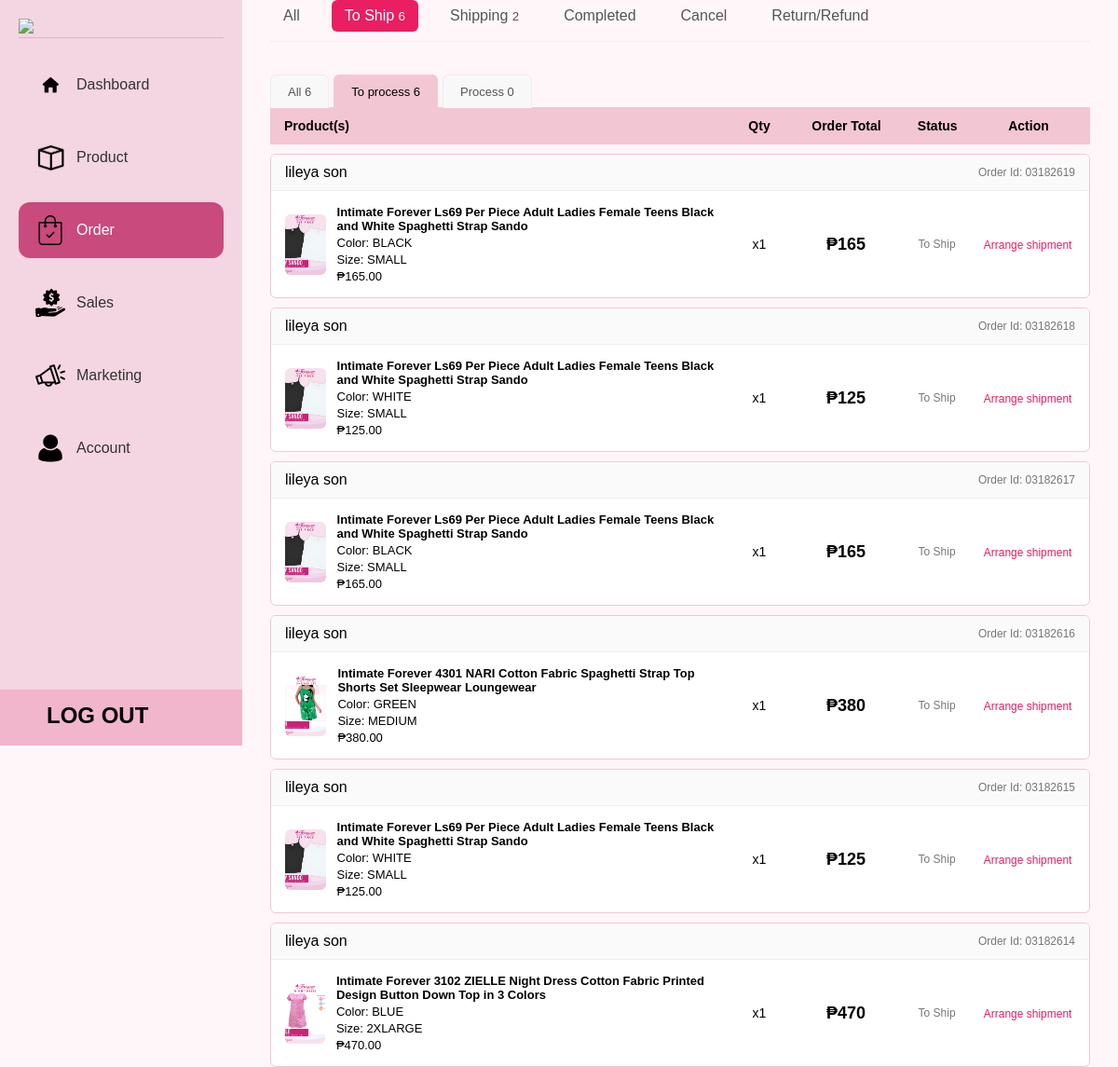
The page /ADMIN/HTML/to-ship-process.php (signed in) on the database its author committed.
### tables this page shows
CREATE TABLE `orders` (
  `id` int(11) NOT NULL,
  `order_code` varchar(20) DEFAULT NULL,
  `first_name` varchar(100) DEFAULT NULL,
  `last_name` varchar(100) DEFAULT NULL,
  `email` varchar(100) DEFAULT NULL,
  `phone` varchar(20) DEFAULT NULL,
  `province` varchar(100) DEFAULT NULL,
  `city` varchar(100) DEFAULT NULL,
  `barangay` varchar(100) DEFAULT NULL,
  `postal` varchar(10) DEFAULT NULL,
  `full_address` text DEFAULT NULL,
  `payment_method` varchar(50) DEFAULT NULL,
  `delivery_method` varchar(50) DEFAULT NULL,
  `subtotal` decimal(10,2) DEFAULT NULL,
  `delivery_fee` decimal(10,2) DEFAULT NULL,
  `total` decimal(10,2) DEFAULT NULL,
  `created_at` datetime DEFAULT current_timestamp(),
  `status` varchar(50) DEFAULT 'To Ship',
  `postal_code` varchar(20) DEFAULT NULL,
  `profile_img` varchar(255) DEFAULT NULL,
  `coupon` decimal(10,2) DEFAULT 0.00,
  `coupon_code` varchar(100) DEFAULT NULL,
  `refund_date` datetime DEFAULT NULL,
  `refund_message` text DEFAULT NULL,
  `refund_images` text DEFAULT NULL
);

CREATE TABLE `order_items` (
  `id` int(11) NOT NULL,
  `order_id` int(11) DEFAULT NULL,
  `product_name` varchar(255) DEFAULT NULL,
  `price` decimal(10,2) DEFAULT NULL,
  `qty` int(11) DEFAULT NULL,
  `size` varchar(50) DEFAULT NULL,
  `color` varchar(50) DEFAULT NULL,
  `image` text DEFAULT NULL,
  `product_id` int(11) DEFAULT NULL,
  `reviewed` tinyint(1) DEFAULT 0
);

### ADMIN/HTML/to-ship-process.php (the view, shortened to what this page needs)
<?php
include "../../config/db.php";
?>
<?php
$toShipCount = $conn->query("
  SELECT COUNT(*) as total FROM orders WHERE status='To Ship'
")->fetch_assoc()['total'];
$shippingCount = $conn->query("
  SELECT COUNT(*) as total FROM orders WHERE status='Shipped'
")->fetch_assoc()['total'];
$processCount = $conn->query("
  SELECT COUNT(*) as total FROM orders WHERE status='Shipping'
")->fetch_assoc()['total'];
?>
<!DOCTYPE html>
<html lang="en">
<head>
  <link rel="stylesheet" href="../CSS/order-to-ship.css">
  <link rel="stylesheet" href="https://cdn.jsdelivr.net/npm/flatpickr/dist/flatpickr.min.css">
</head>
<body>
<div class="container">
<aside class="sidebar">
  <div class="logo">
    <img src="../PICTURE/logo.png">
  </div>
  <nav class="menu">
    <a href="dashboard.php">
      <img src="../PICTURE/home logo.png" class="menu-icon">
      Dashboard
    </a>
    <a href="product.php">
      <img src="../PICTURE/product logo.png" class="menu-icon">
      Product
    </a>
    <a href="order.php" class="active">
      <img src="../PICTURE/ORDER LOGO.webp" class="menu-icon">
      Order
    </a>
    <a href="sales.php">
      <img src="../PICTURE/SALES LOGO.png" class="menu-icon">
      Sales
    </a>
    <a href="marketing.php">
      <img src="../PICTURE/MARKETING LOGO.png" class="menu-icon">
      Marketing
    </a>
    <a href="account.php">
      <img src="../PICTURE/ACCOUNT LOGO.png" class="menu-icon">
      Account
    </a>
  </nav>
    <a href="logout.php" class="logout-bar">
        <div class="logout-content">
            <span class="logout-text">LOG OUT</span>
        </div>
    </a>
</aside>
<main class="main">
<div class="tabs">
  <a href="order.php">All</a>
  <a href="order-to-ship.php" class="active" >
    To Ship <small><?= $processCount + $toShipCount ?></small>
  </a>
  <a href="order-shipping.php" >
    Shipping <small><?= $shippingCount ?></small>
  </a>
  <a href="order-completed.php">Completed</a>
  <a href="order-cancel.php">Cancel</a>
  <a href="return-refund.php">Return/Refund</a>
</div>
<div class="mini-tabs">
  <a href="order-to-ship.php" class="tab">
    All <?= $processCount + $toShipCount ?>
  </a>
  <a href="to-ship-process.php" class="tab active">
    To process <?= $toShipCount ?>
  </a>
  <a href="to-ship-completed.php" class="tab">
    Process <?= $processCount ?>
  </a>
</div>
<div class="table-header">
  <div>Product(s)</div>
  <div>Qty</div>
  <div>Order Total</div>
  <div>Status</div>
  <div>Action</div>
</div>
<?php
$orders = $conn->query("
  SELECT * FROM orders
  WHERE status IN ('To Ship', 'Arrange Shipment')
  ORDER BY id DESC
");
if ($orders && $orders->num_rows > 0):
  while ($order = $orders->fetch_assoc()):
?>
<div class="order-card" onclick="viewOrder(<?= $order['id'] ?>)">
  <div class="order-top">
    <div class="buyer">
      <span><?= $order['first_name'] ?> <?= $order['last_name'] ?></span>
    </div>
    <div class="order-id">
      Order Id: <?= $order['order_code'] ?? $order['id'] ?>
    </div>
  </div>
<?php
$items = $conn->query("SELECT * FROM order_items WHERE order_id = '".$order['id']."'");
$total = 0;
$rows = [];
if ($items && $items->num_rows > 0) {
  while ($item = $items->fetch_assoc()) {
    $rows[] = $item;
    $total += $item['price'] * $item['qty'];
  }
}
?>
<?php if (count($rows) > 0): ?>
  <?php foreach ($rows as $index => $item): ?>
    <div class="order-row">
      <div class="product">
        <div class="img">
          <?php if (!empty($item['image'])): ?>
            <img src="../../uploads/<?= $item['image'] ?>"
              style="width:100%; height:100%; object-fit:cover;">
          <?php endif; ?>
        </div>
        <div>
          <strong><?= $item['product_name'] ?></strong>
          <span>Color: <?= $item['color'] ?? '-' ?></span>
          <span>Size: <?= $item['size'] ?? '-' ?></span>
          <span>₱<?= $item['price'] ?></span>
        </div>
    </div>
      <div class="qty center">
        x<?= $item['qty'] ?>
      </div>
      <?php if ($index === 0): ?>
        <div class="summary-total">₱<?= $total ?></div>
        <div class="summary-status">
          <?= $order['status'] ?? 'To Ship' ?>
        </div>
        <div class="summary-action">
          <?php if (($order['status'] ?? 'To Ship') == "To Ship"): ?>
            <a href="#" onclick="shipOrder(<?= $order['id'] ?>)">
              Arrange shipment
            </a>
          <?php else: ?>
          <a href="order-details.php?id=<?= $order['id'] ?>">
            Check Details
          </a>
        <?php endif; ?>
      </div>
      <?php else: ?>
        <div></div>
        <div></div>
        <div></div>
        <?php endif; ?>
    </div>
  <?php endforeach; ?>
<?php endif; ?>
  </div>
<?php
  endwhile;
else:
  echo "<p style='padding:20px;'>No orders found</p>";
endif;
?>
</body>
</html>

### ADMIN/CSS/order-to-ship.css (style rules this page uses)
* { margin: 0; padding: 0; box-sizing: border-box; font-family: sans-serif; }
body { margin: 0; background: #fff6f9; }
.container { display: flex; min-height: 100vh; align-items: stretch; }
.sidebar { width: 260px; background: #F3D6E1; padding: 20px; min-height: 100vh; position: fixed; top: 0; left: 0; height: 100vh; }
.main { margin-left: 290px; margin-right: 30px; width: calc(100% - 200px); }
.logo { border-bottom: 1px solid rgba(201, 74, 124, 0.3); margin-bottom: 20px; }
.logo img { width: 100%; }
.menu { display: flex; flex-direction: column; }
.menu a { display: flex; align-items: center; gap: 12px; padding: 14px 18px; margin-bottom: 18px; border-radius: 12px; color: #333; font-weight: 500; cursor: pointer; text-decoration: none; }
.menu a.active { background: #C94A7C; color: #fff; }
.menu-icon { width: 32px; height: 32px; }
.logout-bar { position: absolute; bottom: 0; left: 0; width: 100%; height: 60px; background: #F1B6CC; padding: 14px 20px; cursor: pointer; }
.logout-content { display: flex; align-items: center; gap: 14px; color: #000; font-weight: 600; font-size: 24px; margin-left: 30px; }
.logout-bar { text-decoration: none; color: inherit; }
.tabs { display: flex; gap: 20px; border-bottom: 1px solid #eee; padding-bottom: 10px; margin-bottom: 15px; }
.mini-tabs { display: flex; gap: 5px; margin-bottom: -1px; }
.mini-tabs a { text-decoration: none; }
.tab { padding: 10px 18px; background: #f8f8f8; border: 1px solid #eee; border-bottom: none; cursor: pointer; font-size: 13px; color: #555; border-top-left-radius: 6px; border-top-right-radius: 6px; transition: all 0.2s ease; }
.tab.active { background: #f3c6d3; color: #000; font-weight: 500; border-color: #f3c6d3; }
.tabs a { text-decoration: none; color: #555; padding: 8px 14px; border-radius: 6px; transition: 0.2s; }
.tabs a.active { background: #e91e63; color: white; }
.table-header { background: #f3c6d3; padding: 12px 15px; font-weight: 600; font-size: 14px; display: grid; grid-template-columns: 55% 10% 12% 11% 12%; align-items: center; text-align: center; }
.table-header div:first-child { text-align: left; }
.order-card { border: 1px solid #f3c6d3; background: #fff; margin-top: 10px; border-radius: 6px; width: 100%; overflow: hidden; }
.order-top { display: flex; justify-content: space-between; align-items: center; padding: 10px 15px; border-bottom: 1px solid #eee; background: #fafafa; width: 100%; box-sizing: border-box; }
.buyer { display: flex; align-items: center; gap: 10px; }
.order-id { font-size: 12px; color: #777; }
.order-row { display: grid; grid-template-columns: 55% 10% 12% 11% 12%; align-items: center; padding: 15px; }
.center { text-align: center; display: flex; justify-content: center; align-items: center; }
.product { display: flex; align-items: center; gap: 12px; }
.product .img { width: 65px; height: 65px; border-radius: 6px; overflow: hidden; }
.product .img img { width: 100%; height: 100%; object-fit: cover; }
.product div { display: flex; flex-direction: column; gap: 3px; font-size: 13px; }
.qty, .total, .status, .actions { text-align: center; font-size: 14px; }
.qty, .summary-total, .summary-status, .summary-action { margin: 0; text-align: center; }
.summary-total { font-size: 18px; font-weight: bold; }
.summary-status { font-size: 12px; color: #777; }
.summary-action a { color: #e91e63; font-size: 12px; text-decoration: none; }

### rows shown on the page
orders: first_name "lileya", last_name "son", order_code "03182619"
order_items: image (picture), product_name "Intimate Forever Ls69 Per Piece Adult Ladies Female Teens Black and White Spaghetti Strap Sando", color "BLACK", size "SMALL", price "165.00", qty "1", total "165", order.status "To Ship"
orders: first_name "lileya", last_name "son", order_code "03182618"
order_items: image (picture), product_name "Intimate Forever Ls69 Per Piece Adult Ladies Female Teens Black and White Spaghetti Strap Sando", color "WHITE", size "SMALL", price "125.00", qty "1", total "125", order.status "To Ship"
orders: first_name "lileya", last_name "son", order_code "03182617"
order_items: image (picture), product_name "Intimate Forever Ls69 Per Piece Adult Ladies Female Teens Black and White Spaghetti Strap Sando", color "BLACK", size "SMALL", price "165.00", qty "1", total "165", order.status "To Ship"
orders: first_name "lileya", last_name "son", order_code "03182616"
order_items: image (picture), product_name "Intimate Forever 4301 NARI Cotton Fabric Spaghetti Strap Top Shorts Set Sleepwear Loungewear", color "GREEN", size "MEDIUM", price "380.00", qty "1", total "380", order.status "To Ship"
orders: first_name "lileya", last_name "son", order_code "03182615"
order_items: image (picture), product_name "Intimate Forever Ls69 Per Piece Adult Ladies Female Teens Black and White Spaghetti Strap Sando", color "WHITE", size "SMALL", price "125.00", qty "1", total "125", order.status "To Ship"
orders: first_name "lileya", last_name "son", order_code "03182614"
order_items: image (picture), product_name "Intimate Forever 3102 ZIELLE Night Dress Cotton Fabric Printed Design Button Down Top in 3 Colors", color "BLUE", size "2XLARGE", price "470.00", qty "1", total "470", order.status "To Ship"

### other values the page prints
$processCount + $toShipCount "6"
$shippingCount "2"
$toShipCount "6"
$processCount "0"
